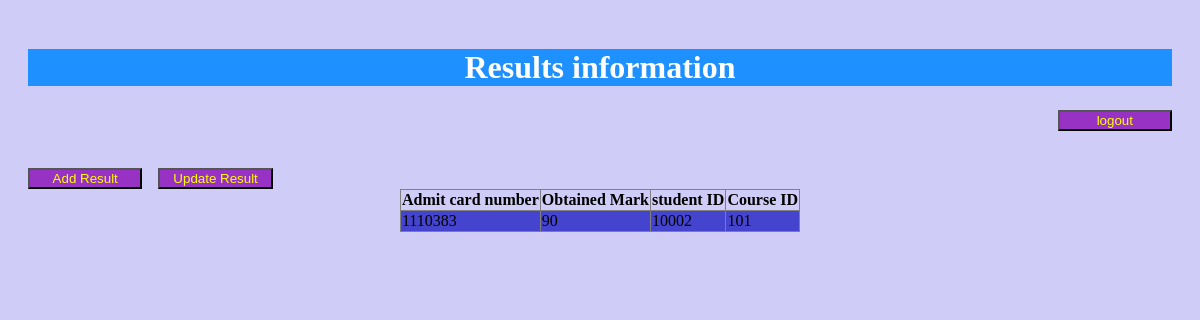
The app's page /WebtechProject/facultyview/results.php with its own data.
### tables this page shows
CREATE TABLE `result` (
  `admitcard_number` int(20) NOT NULL,
  `obtained_mark` int(10) NOT NULL,
  `student_ID` int(10) NOT NULL,
  `course_ID` int(10) NOT NULL
);

### WebtechProject/facultyview/results.php (the view, shortened to what this page needs)
<!DOCTYPE html>
<html>
<head>
<link rel="stylesheet" type="text/css" href="../css/mycss11.css">
</head>
 <body>
    <h1 align="center"> Results information</h1>
    <table align='right'>
    <div class="navbar">
    <tr >
    <h3 align="right" ><button> <a href="../admincontrol/logout.php">logout</a> </h3> </button>
</tr>
</div>
</table>
<div class="navbar">
    <br/>
    <button><a href="addresult.php" >Add Result</a>  </h5> </button>&nbsp;  &nbsp;
    <button><a href="updateresult.php" >Update Result</a>  </h5> </button>
</div>
</body>
</html>
<?php
include "../models/db_config.php";
$conn = mysqli_connect($dbhost, $dbuser, $dbpass,$db);
$query="SELECT * from result ";
$result=mysqli_query($conn,$query);
?>
<table align ="center" border="1" style="border-collapse:collapse">
<tr>
<th>Admit card number</th>
<th>Obtained Mark</th>
<th>student ID</th>
<th>Course ID</th>
</tr>
<?php
while($row=mysqli_fetch_assoc($result))
{
    echo "<tr>";
    echo"<td>".$row["admitcard_number"]."</td>";
    echo"<td>".$row["obtained_mark"]."</td>";
    echo"<td>".$row["student_ID"]."</td>";
    echo"<td>".$row["course_ID"]."</td>";
    echo"</tr>";
}
?>
</table>

### WebtechProject/css/mycss11.css (style rules this page uses)
button { background-color:rgb(152, 50, 196); width:10%; height: 7%; }
a:link { color: yellow; text-decoration: none; }
td { background-color: rgb(68, 68, 207); }
h1 { background-color: dodgerblue; color: white; }
body { background-color: rgba(201, 199, 247, 0.884); padding: 20px; }
.navbar a { text-decoration: none; }

### records on screen
result: admitcard_number "1110383", obtained_mark "90", student_ID "10002", course_ID "101"
